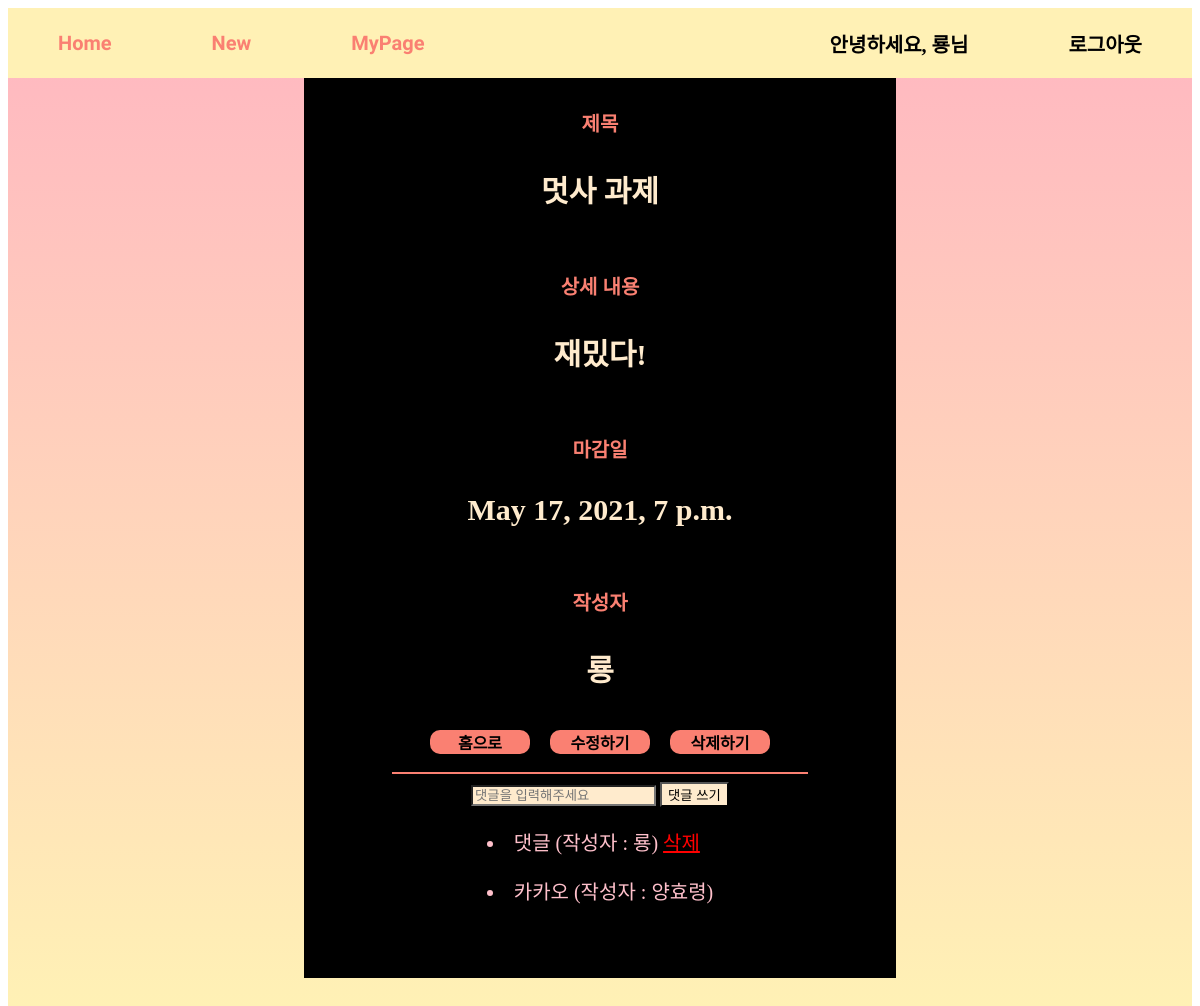
/detail/16 (signed in), run on the app's committed database.
### todoapp/models.py (models this page shows, shortened)
class List(models.Model):
    title = models.CharField(max_length=200, default='')
    content = models.TextField(default='')
    date = models.DateTimeField(default='')
    author = models.ForeignKey(User, on_delete=models.CASCADE, related_name='lists', null=True, default=None)

class Comment(models.Model):
    list = models.ForeignKey(List, on_delete=models.CASCADE, related_name='comments')
    content = models.TextField(default='')
    author = models.ForeignKey(User, on_delete=models.CASCADE, related_name='comments', null=True, default=None)

### todoapp/views.py (the view, shortened to what this page needs)
# urls.py: path('detail/<int:list_pk>', views.detail, name="detail"),
def detail(request, list_pk):
    list = List.objects.get(pk=list_pk)
    return render(request, 'detail.html', {'list': list})

### todoapp/templates/detail.html (shortened to what this page needs)
{% extends 'base.html' %}
{% block css %} {% load static %}
    <link rel="stylesheet" type ="text/css" href ="{% static 'detail.css'%}"/>
{% endblock %}
{% block entire %}
        <div class="li">
            <h2>제목</h2>
            <p>{{ list.title }}</p>
        </div>
        <div class="li">
            <h2>상세 내용</h2>
            <p>{{ list.content }}</p>
        </div>
        <div class="li">
            <h2>마감일</h2>
            <p>{{ list.date }}</p>
        </div>
        <div class="li">
            <h2>작성자</h2>
            <p>{{ list.author }}</p>
        </div>
        <div class="tag">
            <a href="{% url 'home' %}">홈으로</a>
            {% if user.is_authenticated and list.author.pk == user.pk %}
                <a href="{% url 'edit' list.pk %}">수정하기</a>
                <a href="{% url 'delete' list.pk %}">삭제하기</a>
            {% endif %}
        </div>
        <hr style="border: solid 1px salmon; width: 70%;">
        {% if user.is_authenticated %}
        <form method="POST">
            <input type="text" id="com" name="content" placeholder="댓글을 입력해주세요">
            <button id="com" type="submit">댓글 쓰기</button>
        </form>
        {% endif %}
        <div class="del">
            {% for comment in list.comments.all %}
            <li>{{ comment.content }} (작성자 : {{ comment.author.username }})
            {% if user.is_authenticated and comment.author.pk == user.pk %}
                <a href="{% url 'delete_comment' list.pk comment.pk %}">삭제</a></li>
            {% endif %}
            {% endfor %}
        </div>
{% endblock %}

### todoapp/templates/base.html (shortened to what this page needs)
<!DOCTYPE html>
<html lang="en">
<head>
    {% load static %}
    {% load socialaccount %}
    <link rel="stylesheet" type="text/css" href="{% static 'base.css'%}" />
    {% block css %}
    {% endblock %}
</head>
<body>
    <div class="container">
        <div class="navbar">
            <div class="left">
                <div id="nav">
                    <a href="{% url 'home' %}">Home</a>
                </div>
                <div id="nav">
                    <a href="{% url 'new' %}">New</a>
                </div>
                {% if user.is_authenticated %}
                <div id="nav">
                    <a href="{% url 'mypage' user.pk %}">MyPage</a>
                </div>
                {% endif %}
            </div>
            <div class="right">
                {% if user.is_authenticated %}
                <a class="nav-item">안녕하세요, {{ user.username }}님</a>
                <a class="nav-item" href="{% url 'logout' %}">로그아웃</a>
                {% else %}
                <a class="nav-item" href="{% url 'login' %}">로그인</a>
                <a class="nav-item" href="{% provider_login_url 'kakao' %}">카카오 로그인</a>
                <a class="nav-item" href="{% url 'signup' %}">회원가입</a>
                {% endif %}
            </div>
        </div>
        <div class="entire">
            {% block entire %}
            {% endblock %}
        </div>
    </div>
</body>
</html>

### todoapp/static/base.css (style rules this page uses)
.container { background: linear-gradient(to bottom, lightpink, #fff1b5); height: 1000px; }
.navbar { display: flex; flex-direction: row; justify-content: space-between; align-items: center; background-color: #fff1b5; width: 100%; height: 70px; }
#nav > a { font-family: 'Goblin One', cursive;; text-decoration-line: none ; color: salmon; font-size: 20px; font-weight: bold; margin: 0px 50px 0px 50px; }
.entire { display: flex; flex-direction: column; align-items: center; color: salmon; width: 50%; background-color: black; margin-left: 25%; height: 900px; }
.left { display: flex; flex-direction: row; justify-content: flex-start; align-items: center; background-color: #fff1b5; width: 100%; height: 70px; }
.right { display: flex; flex-direction: row; justify-content: flex-end; align-items: center; background-color: #fff1b5; width: 100%; height: 70px; }
.right > a { text-decoration-line: none ; color: black; font-size: 20px; font-weight: bold; margin: 0px 50px 0px 50px; }

### todoapp/static/detail.css (style rules this page uses)
h2 { font-size: 20px; margin: 30px; text-align: center; }
p { color: blanchedalmond; font-size: 30px; font-weight: bold; text-align: center; }
.tag > a { width: 100px; background-color: salmon; margin: 20px; text-align: center; border-radius: 10px; cursor: pointer; margin: 10px; color: black; text-decoration-line: none ; font-weight: bold; }
.tag { display: flex; flex-direction: row; justify-content: center; align-items: center; }
#com { background-color: blanchedalmond; }
.del > li { color: pink; text-decoration-line: none ; font-size: 20px; cursor: pointer; margin: 20px; }
.del > li > a { color: red; font-size: 20px; }

### data on the page
List: title "멋사 과제", content "재밌다!", date "May 17, 2021, 7 p.m.", author "룡"
Comment: content "댓글", author.username "룡", shows "삭제"
Comment: content "카카오", author.username "양효령"

### other printed values
{{ user.username }} "룡"
